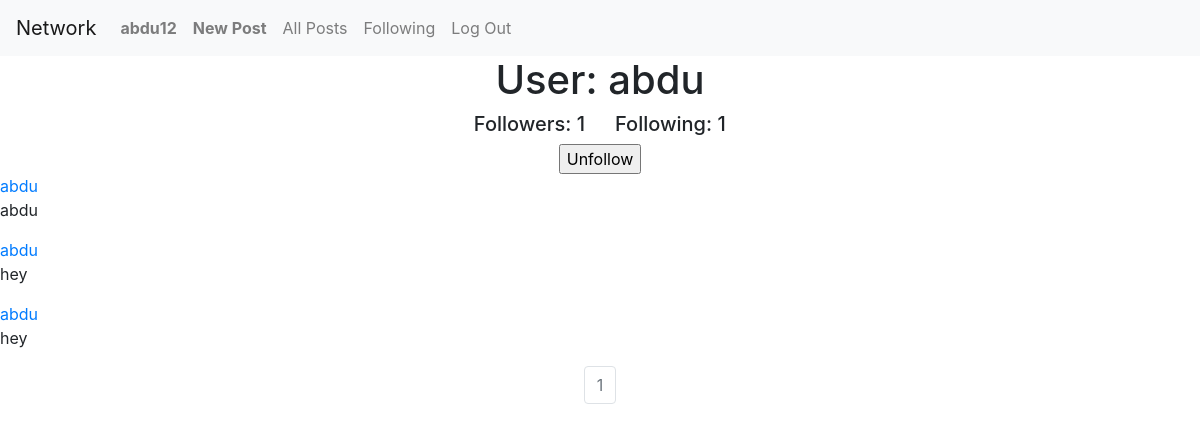
The app's page /profile/1 (signed in) with its own data.
### network/models.py (models this page shows, shortened)
class User(AbstractUser):
    pass

class Post(models.Model):
    user = models.ForeignKey(User, on_delete=models.CASCADE)
    content = models.TextField()
    likes = models.ManyToManyField(User, related_name='liked_posts', blank=True)
    timestamp = models.DateTimeField(auto_now_add=True)

### network/views.py (the view)
# urls.py: path("profile/<int:user_id>", views.profile, name="profile"),
def profile(request, user_id):
    user = User.objects.get(pk=user_id)
    userame = user.username
    allposts = Post.objects.filter(user=user).order_by("timestamp").reverse()
    following = Follow.objects.filter(user = user)
    follower = Follow.objects.filter(user_follower = user)
    try:
        checkFollow = follower.filter(user=User.objects.get(pk=request.user.pk))
        if len (checkFollow) != 0:
            isFollowing = True
        else:
            isFollowing = False
    except:
        isFollowing = False
    posts = Paginator(allposts, 10)
    pageNumber = request.GET.get('page')
    page_obj = posts.get_page(pageNumber)
    return render(request, "network/profile.html",{
        "page_obj" : page_obj,
        "username" : userame,
        "follower" : follower,
        "following" : following,
        "isFollowing" : isFollowing,
        "user_profile" : user
    })

### network/templates/network/profile.html (shortened to what this page needs)
{% extends "network/layout.html" %}
{% block body %}
    <div>
      <div class="container">
        <div class="row d-flex justify-content-center">
      <h1>User: {{ username }}</h1>
        </div>
      </div>
        <div class="container">
        <div class="row d-flex justify-content-center">
        <h5 class="col-6" style="text-align: right;">Followers: {{ follower.count }}</h5>
        <h5 class="col-6" style="text-align: left;">Following: {{ following.count }}</h5>
        </div>
      </div>
    <div class="container">
      <div class="row d-flex justify-content-center">
        {% if user.is_authenticated %}
        {% if user != user_profile %}
          {%if isFollowing %}
            <form action= "{% url 'unfollow'%}" method="post">
              <input type="submit" value="Unfollow" >
            </form>
          {% else %}
            <form action ="{% url 'follow'%}" method="post">
                {% csrf_token %}
                <input type="hidden" name="userfollow" value="{{ user_profile.username }}">
                <input type="submit" value="follow" >
              </form>
        {% endif %}
      {% endif %}
     {% endif %}
      </div>
    </div>
        {% for post in page_obj %}
        <a href="{% url 'profile' user_id=post.user.pk %}">{{post.user}}</a>
        <p>{{post.content}}</p>
        {% endfor%}
        <nav aria-label="Page navigation example">
            <ul class="pagination justify-content-center">
              <li class="page-item disabled">
                <a class="page-link" href="#">{{ page_obj.number }}</a>
              </li>
            </ul>
          </nav>
    </div>
{% endblock %}

### network/templates/network/layout.html (shortened to what this page needs)
{% load static %}
<!DOCTYPE html>
<html lang="en">
    <head>
        <link rel="stylesheet" href="https://stackpath.bootstrapcdn.com/bootstrap/4.4.1/css/bootstrap.min.css">
        <link href="{% static 'network/styles.css' %}" rel="stylesheet">
    </head>
    <body>
        <nav class="navbar navbar-expand-lg navbar-light bg-light">
            <a class="navbar-brand" href="#">Network</a>
            <div>
              <ul class="navbar-nav mr-auto">
                {% if user.is_authenticated %}
                    <li class="nav-item">
                        <a class="nav-link" href="{% url 'profile' user_id=user.pk %}"><strong>{{ user.username }}</strong></a>
                    </li>
                    <li class="nav-item">
                        <a class="nav-link" href="{% url 'newpost' %}"><strong>New Post</strong></a>
                    </li>
                {% endif %}
                <li class="nav-item">
                  <a class="nav-link" href="{% url 'index' %}">All Posts</a>
                </li>
                {% if user.is_authenticated %}
                    <li class="nav-item">
                        <a class="nav-link" href="{% url 'following'%}">Following</a>
                    </li>
                    <li class="nav-item">
                        <a class="nav-link" href="{% url 'logout' %}">Log Out</a>
                    </li>
                {% endif %}
              </ul>
            </div>
          </nav>
        <div class="body">
            {% block body %}
            {% endblock %}
        </div>
    </body>
</html>

### records on screen
User: username "abdu12"
User: username "abdu"
Post: user "abdu", content "abdu"
Post: user "abdu", content "hey"
Post: user "abdu", content "hey"

### other values on screen
{{ follower.count }} "1"
{{ following.count }} "1"
{{ page_obj.number }} "1"
